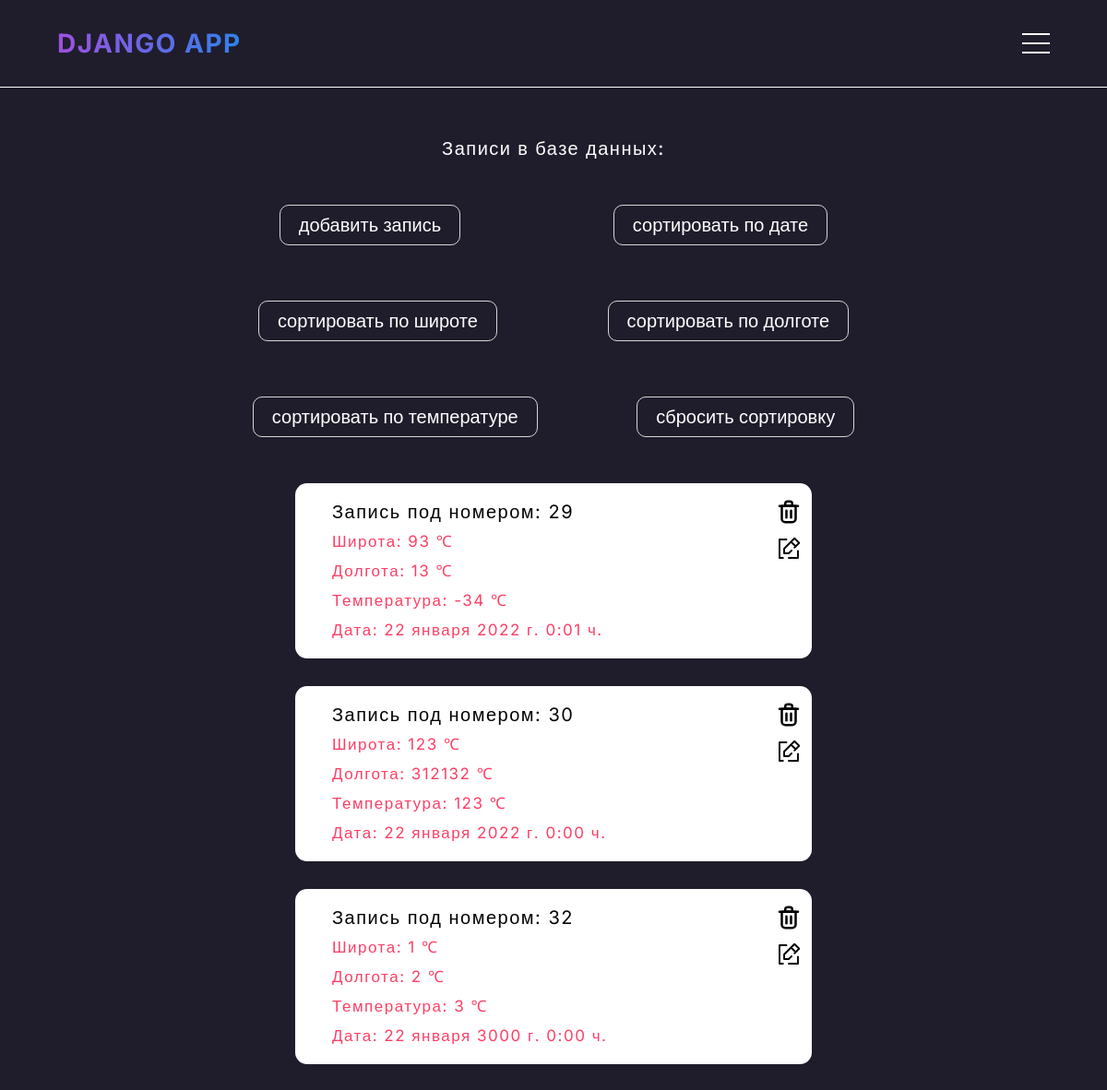
The app's page /laboratory_six, older data.
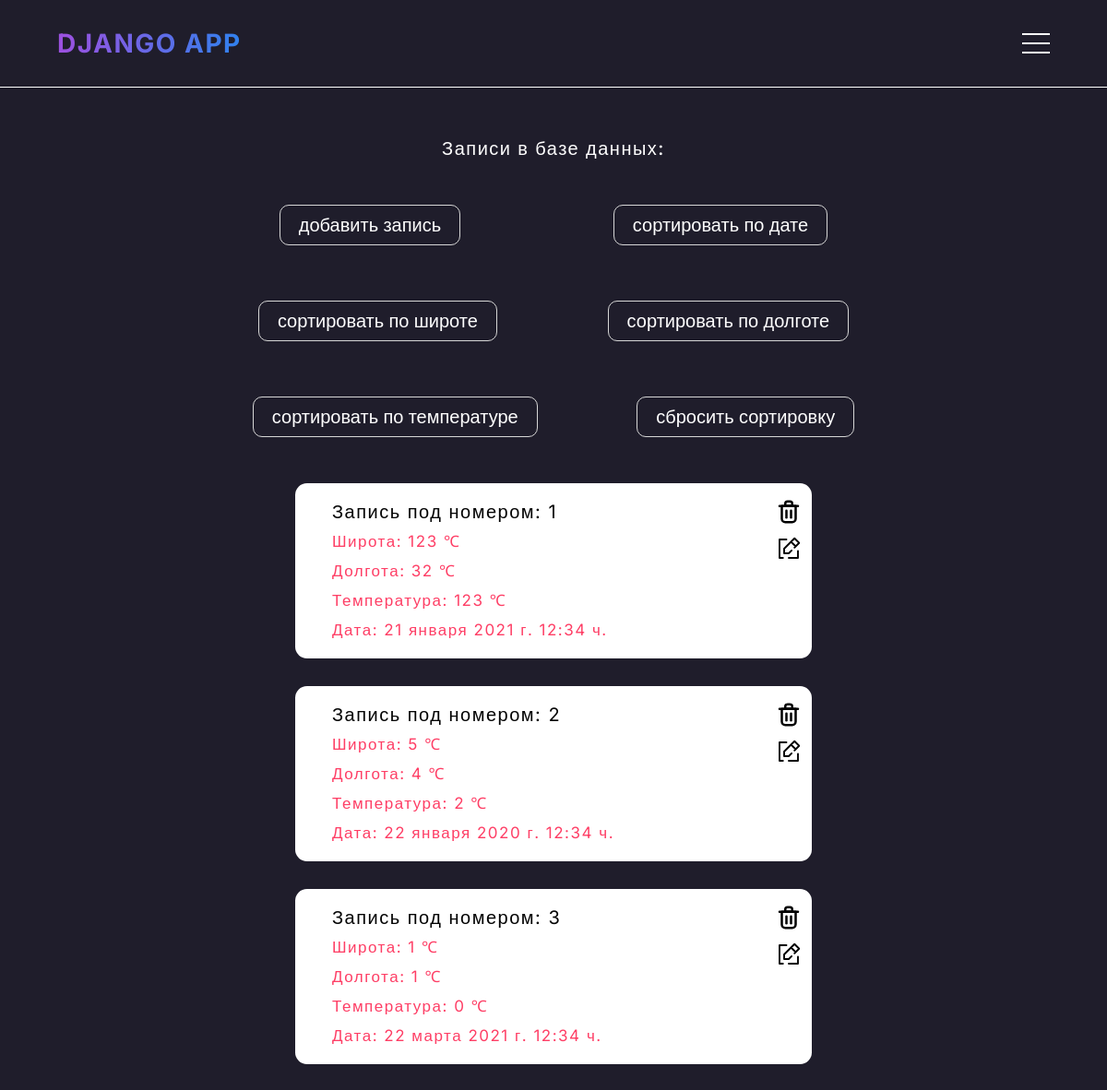
The same page, newer data.
### main/models.py (models this page shows, shortened)
class Model(models.Model):
    latitude = models.IntegerField('Широта')
    longitude = models.IntegerField('Долгота')
    temperature = models.IntegerField('Температура')
    data_and_time = models.DateTimeField('Дата и время')

### main/views.py (the view)
# urls.py: path('laboratory_six', views.laboratory_six, name='lab6'),
def laboratory_six(request):
    attribute_to_sort = request.GET.get('sort')
    if attribute_to_sort:
        model_db = Model.objects.all().order_by(attribute_to_sort)
    else:
        model_db = Model.objects.all()
    return render(request, 'main/laboratory_six.html', {'model_db': model_db})

### main/templates/main/laboratory_six.html (shortened to what this page needs)
{% extends 'main/layout.html' %}
{% block content %}
    <h2 class="title_model">Записи в базе данных:</h2>
    <div class="edit_block">
        <a class="edit_btn add" href="{% url 'add_record' %}">Добавить запись</a>
        <a class="edit_btn edit" href="{% url 'lab6' %}?sort=data_and_time">Сортировать по Дате</a>
        <a class="edit_btn edit" href="{% url 'lab6' %}?sort=latitude">Сортировать по Широте</a>
        <a class="edit_btn edit" href="{% url 'lab6' %}?sort=longitude">Сортировать по Долготе</a>
        <a class="edit_btn edit" href="{% url 'lab6' %}?sort=temperature">Сортировать по Температуре</a>
        <a class="edit_btn edit" href="{% url 'lab6' %}?sort=id">Сбросить сортировку</a>
    </div>
    <div class="model_content">
        {% if model_db %}
            {% for el in model_db %}
                <div class="model">
                    <a class="model_btn delete" href="{% url 'delete_record' el.id %}">
                    </a>
                    <a class="model_btn edit" href="{% url 'update_record1' el.id %}">
                        <svg viewBox="0 0 24 24" fill="none" xmlns="http://www.w3.org/2000/svg">
                            <path d="M18 10L14 6M18 10L21 7L17 3L14 6M18 10L17 11M14 6L8 12V16H12L14.5 13.5M20 14V20H12M10 4L4 4L4 20H7" stroke="#000000" stroke-width="1.5" stroke-linecap="round" stroke-linejoin="round"/>
                        </svg>
                    </a>
                    <h3 class="id_number">Запись под номером: {{el.id}}</h3>
                    <p class="latitude">Широта: {{el.latitude}} ℃</p>
                    <p class="longitude">Долгота: {{el.longitude}} ℃</p>
                    <p class="temperature">Температура: {{el.temperature}} ℃</p>
                    <p class="data_and_time">Дата: {{el.data_and_time}} ч.</p>
                </div>
            {% endfor %}
        {% else %}
            <p class="empty_model">У вас нет записей</p>
        {% endif %}
    </div>
{% endblock %}

### main/templates/main/layout.html (shortened to what this page needs)
{% load static %}
<!doctype html>
<html lang="ru">
<head>
    <link rel="stylesheet" href="{% static 'main/css/index.css' %}">
    <link rel="stylesheet" href="{% static 'main/css/reset.css' %}">
    <link rel="stylesheet" href="{% static 'main/css/media.css' %}">
    <link rel="stylesheet" href="{% static 'main/css/model.css' %}">
    <link rel="stylesheet" href="{% static 'main/css/modal_window.css' %}">
</head>
<body>
    <header>
        <div class="wrap_container">
            <div class="header_nav">
                <h1 class="logo"><a href="{% url 'home_page' %}">Django App</a></h1>
                 <div class="burger-menu">
                      <span></span>
                      <span></span>
                      <span></span>
                </div>
            </div>
        </div>
    </header>
    <main>
        <div class="wrap_container">
            <div class="main_col">
                {% block content %}
                {% endblock %}
            </div>
        </div>
    </main>
</body>
</html>

### main/static/main/css/index.css (style rules this page uses)
.wrap_container { max-width: 1360px; padding: 0 30px; margin: 0 auto; }
body { background: #1F1D2B; font-family: 'Inter', sans-serif; }
header { font-family: 'Inter', sans-serif; font-style: normal; left: 0; right: 0; margin-left: auto; margin-right: auto; top: 0; background: $white; z-index: 200; position: fixed; border-bottom: 1px solid rgb(255, 255, 255); transition: all 0.5s; }
.header_nav { padding: 32px; display: flex; align-items: center; justify-content: space-between; }
.logo { font-weight: 700; font-size: 28px; line-height: 22px; letter-spacing: 1.5px; text-transform: uppercase; background: linear-gradient(93.51deg, #9B51E0 2.84%, #3081ED 99.18%); -webkit-background-clip: text; -webkit-text-fill-color: transparent; background-clip: text; text-fill-color: transparent; }
.logo a { cursor: pointer; }
.burger-menu { width: 30px; height: 30px; position: relative; z-index: 20; display: none; cursor: pointer; }
.burger-menu span { transition: all 0.4s; width: 30px; height: 2px; position: absolute; top: 50%; left: 50%; background: white; transform: translate(-50%, -50%); }
.burger-menu span:nth-child(1) { top: calc(50% - 10px); }
.burger-menu span:nth-child(2) { top: calc(50% + 10px); }
main { display: flex; justify-content: center; align-items: center; flex-direction: column; padding: 150px 0; }
.main_col { display:flex; justify-content: center; align-items: center; flex-direction: column; color: white; gap: 50px; }

### main/static/main/css/media.css (style rules this page uses)
@media (max-width: 1230px) { .burger-menu { display: flex; } }

### main/static/main/css/model.css (style rules this page uses)
.model { max-width: 35rem; width: 100%; padding: 20px 40px; border-radius: 0.8rem; border-color: hsl(348deg 99% 62%); color: hsl(348deg 99% 62%); background: white; gap: 10px; display: flex; text-align: left; flex-direction: column; cursor: pointer; transition: all ease-in-out .5s; position: relative; }
.title_model { text-align: center; font-weight: 500; font-size: 20px; line-height: 22px; display: flex; letter-spacing: 1.5px; }
.edit_block { justify-content: space-around; flex-wrap: wrap; display: flex; gap: 60px; font-weight: 500; font-size: 20px; line-height: 22px; text-transform: uppercase; color: hsl(0deg 0% 74%); max-width: 700px; }
.edit_btn { padding: 10px 20px; color: hsl(0deg 0% 100%); text-align: center; border: 1px solid hsl(0deg 0% 84%); border-radius: 10px; text-transform: lowercase; }
.model_content { display: flex; justify-content: center; align-items: center; gap: 30px; flex-wrap: wrap; }
.id_number { font-size: 20px; line-height: 22px; letter-spacing: 1.5px; color: hsl(0deg 0% 1%); }
.model p { font-size: 17px; line-height: 22px; letter-spacing: 1.5px; }
.model .delete { position: absolute; width: 30px; top: 16px; right: 10px; cursor: pointer; }
.model .edit { position: absolute; width: 30px; top: 56px; right: 10px; cursor: pointer; }

### main/static/main/css/modal_window.css (style rules this page uses)
.edit { display: flex; flex-direction: column; gap: 20px; justify-content: center; }

Row changes from the older to the newer data that the page shows:
removed Model: id "29", latitude "93", longitude "13", temperature "-34", data_and_time "22 января 2022 г. 0:01"
removed Model: id "30", latitude "123", longitude "312132", temperature "123", data_and_time "22 января 2022 г. 0:00"
removed Model: id "32", latitude "1", longitude "2", temperature "3", data_and_time "22 января 3000 г. 0:00"
added Model: id "1", latitude "123", longitude "32", temperature "123", data_and_time "21 января 2021 г. 12:34"
added Model: id "2", latitude "5", longitude "4", temperature "2", data_and_time "22 января 2020 г. 12:34"
added Model: id "3", latitude "1", longitude "1", temperature "0", data_and_time "22 марта 2021 г. 12:34"
